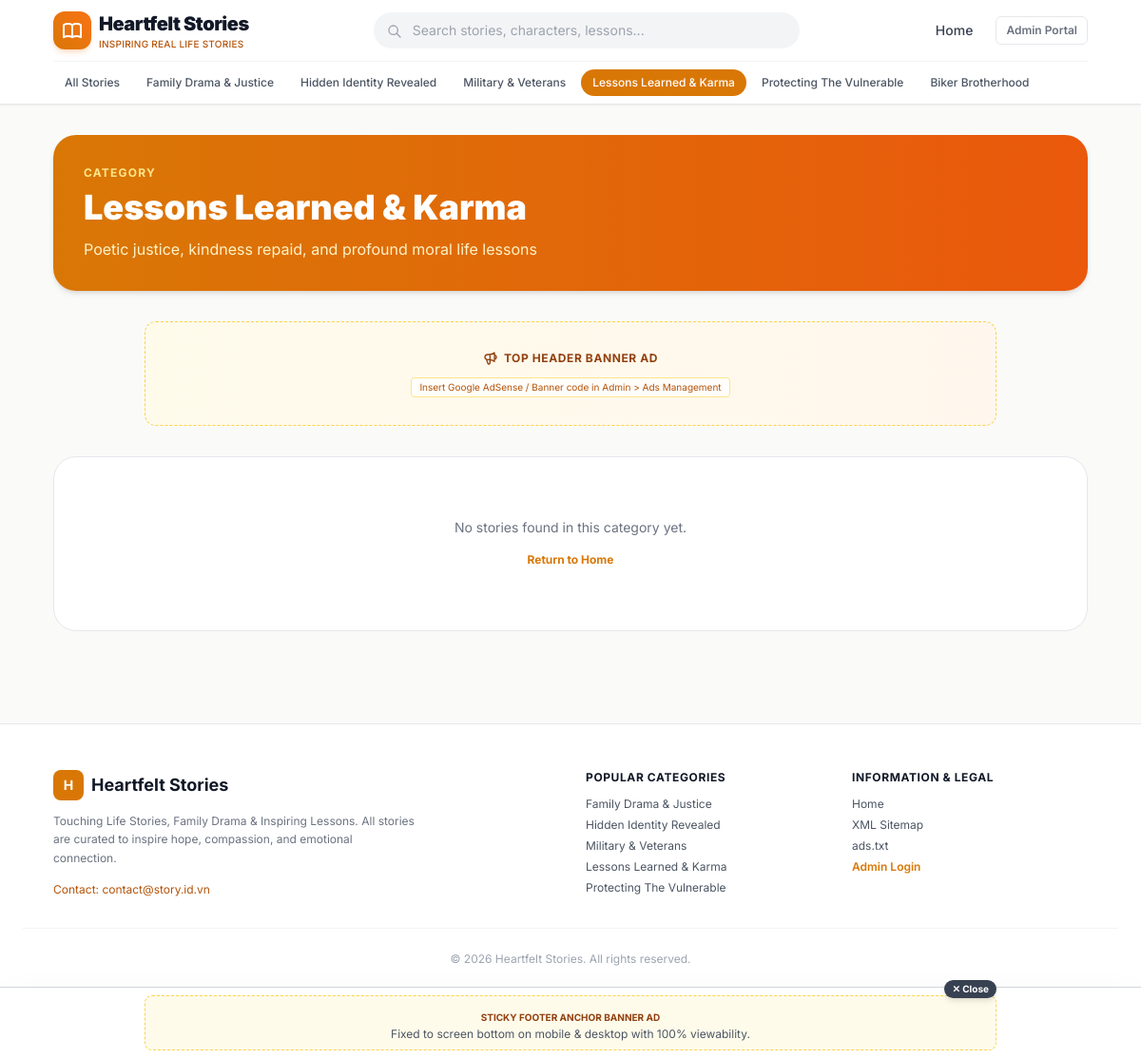
The page /category/lessons-learned on the database its author committed.
### tables this page shows
CREATE TABLE site_settings (
        key TEXT PRIMARY KEY,
        value TEXT
    );

CREATE TABLE categories (
        id INTEGER PRIMARY KEY AUTOINCREMENT,
        name TEXT NOT NULL,
        slug TEXT UNIQUE NOT NULL,
        description TEXT,
        icon TEXT DEFAULT 'book-open',
        sort_order INTEGER DEFAULT 0
    );

CREATE TABLE ads_config (
        id INTEGER PRIMARY KEY AUTOINCREMENT,
        slot_key TEXT UNIQUE NOT NULL,
        name TEXT NOT NULL,
        description TEXT,
        is_enabled INTEGER DEFAULT 1,
        ad_code TEXT DEFAULT '',
        extra_settings TEXT DEFAULT ''
    );

### app/routers/public.py (the view)
@router.get("/category/{slug}", response_class=HTMLResponse)
async def category_view(request: Request, slug: str):
    conn = get_db()
    cursor = conn.cursor()
    cursor.execute("SELECT * FROM categories WHERE slug = ?", (slug,))
    category = cursor.fetchone()
    if not category:
        conn.close()
        raise HTTPException(status_code=404, detail="Không tìm thấy chuyên mục")
    cursor.execute("""
    SELECT s.*, c.name as category_name, c.slug as category_slug,
           (SELECT COUNT(*) FROM story_parts WHERE story_id = s.id) as part_count
    FROM stories s
    LEFT JOIN categories c ON s.category_id = c.id
    WHERE s.category_id = ?
    ORDER BY s.id DESC
    """, (category["id"],))
    stories = [dict(r) for r in cursor.fetchall()]
    conn.close()
    settings = get_site_settings()
    ads = get_ads_config()
    categories = get_categories()
    return templates.TemplateResponse(request=request, name="category.html", context={
        "request": request,
        "settings": settings,
        "ads": ads,
        "categories": categories,
        "category": dict(category),
        "stories": stories,
        "active_category": slug,
        "page_title": f"{category['name']} - {settings.get('site_name', 'Truyện Hay 24h')}"
    })

### app/templates/category.html
{% extends "base.html" %}
{% block content %}
<div class="max-w-6xl mx-auto px-4 sm:px-6 lg:px-8 py-8">
    <div class="mb-8 p-8 rounded-3xl bg-gradient-to-r from-amber-600 to-orange-600 text-white shadow-md">
        <span class="text-xs uppercase tracking-widest text-amber-200 font-bold block mb-2">Category</span>
        <h1 class="text-3xl sm:text-4xl font-black mb-3">{{ category.name }}</h1>
        <p class="text-sm sm:text-base text-amber-100 max-w-2xl">{{ category.description }}</p>
    </div>
    {{ ads_helper.render_ad(ads.get('header_ad'), "max-w-4xl mb-8", settings) }}
    {% if stories %}
    <div class="grid grid-cols-1 sm:grid-cols-2 lg:grid-cols-3 gap-6">
        {% for story in stories %}
        <article class="bg-white dark:bg-gray-900 rounded-2xl overflow-hidden border border-gray-200 dark:border-gray-800 flex flex-col hover:shadow-lg transition-all group">
            <a href="/story/{{ story.slug }}/part-1" class="relative block h-48 overflow-hidden bg-gray-100 dark:bg-gray-800">
                <img src="{{ story.cover_image or 'https://images.unsplash.com/photo-1544717305-2782549b5136?auto=format&fit=crop&w=600&q=80' }}"
                     alt="{{ story.title }}"
                     class="w-full h-full object-cover group-hover:scale-105 transition-transform duration-500">
                <span class="absolute bottom-3 right-3 bg-amber-600 text-white text-[11px] font-bold px-2 py-0.5 rounded shadow">
                    {{ story.part_count }} Parts
                </span>
            </a>
            <div class="p-5 flex-1 flex flex-col justify-between">
                <div>
                    <h3 class="font-bold text-base text-gray-900 dark:text-white group-hover:text-amber-600 transition line-clamp-2 mb-2 leading-snug">
                        <a href="/story/{{ story.slug }}/part-1">{{ story.title }}</a>
                    </h3>
                    <p class="text-xs text-gray-500 dark:text-gray-400 line-clamp-3 leading-relaxed mb-4">
                        {{ story.excerpt }}
                    </p>
                </div>
                <div class="flex items-center justify-between pt-3 border-t border-gray-100 dark:border-gray-800 text-[11px] text-gray-400">
                    <span>⏱️ {{ story.reading_time or 4 }} min read</span>
                    <span class="text-amber-600 font-semibold group-hover:translate-x-1 transition-transform inline-flex items-center">
                        Read now ➔
                    </span>
                </div>
            </div>
        </article>
        {% endfor %}
    </div>
    {% else %}
    <div class="text-center py-16 bg-white dark:bg-gray-900 rounded-3xl border border-gray-200 dark:border-gray-800">
        <p class="text-gray-500 text-sm">No stories found in this category yet.</p>
        <a href="/" class="mt-4 inline-block text-xs text-amber-600 font-bold hover:underline">Return to Home</a>
    </div>
    {% endif %}
</div>
{% endblock %}

### app/templates/base.html (shortened to what this page needs)
{% import "partials/ad_slot.html" as ads_helper %}
<!DOCTYPE html>
<html lang="en" class="scroll-smooth">
<head>
    <script src="https://cdn.tailwindcss.com"></script>
</head>
<body class="bg-stone-50 text-gray-900 antialiased min-h-screen flex flex-col font-sans transition-colors duration-200">
    <header class="sticky top-0 z-40 bg-white/95 dark:bg-gray-900/95 backdrop-blur-md border-b border-gray-200 dark:border-gray-800 shadow-sm">
        <div class="max-w-6xl mx-auto px-4 sm:px-6 lg:px-8">
            <div class="flex items-center justify-between h-16">
                <div class="flex items-center space-x-3">
                    <a href="/" class="flex items-center space-x-2 group">
                        <div class="w-10 h-10 rounded-xl bg-gradient-to-tr from-amber-600 to-orange-500 flex items-center justify-center text-white shadow-md shadow-orange-500/20 group-hover:scale-105 transition-transform">
                        </div>
                        <div>
                            <span class="text-xl font-black tracking-tight text-gray-900 dark:text-white">{{ settings.get('site_name', 'Heartfelt Stories') }}</span>
                            <span class="hidden sm:block text-[10px] text-amber-700 dark:text-amber-400 font-medium tracking-wide uppercase">Inspiring Real Life Stories</span>
                        </div>
                    </a>
                </div>
                <div class="hidden md:flex flex-1 max-w-md mx-8">
                    <form action="/search" method="get" class="w-full relative">
                        <input type="text" name="q" placeholder="Search stories, characters, lessons..." value="{{ query or '' }}"
                               class="w-full bg-gray-100 dark:bg-gray-800 text-gray-900 dark:text-gray-100 rounded-full pl-10 pr-4 py-2 text-sm border border-transparent focus:border-amber-500 focus:bg-white dark:focus:bg-gray-900 focus:outline-none transition">
                        <svg class="w-4 h-4 text-gray-400 absolute left-3.5 top-3" fill="none" stroke="currentColor" viewBox="0 0 24 24"><path stroke-linecap="round" stroke-linejoin="round" stroke-width="2" d="M21 21l-6-6m2-5a7 7 0 11-14 0 7 7 0 0114 0z"></path></svg>
                    </form>
                </div>
                <div class="flex items-center space-x-3">
                    <a href="/" class="text-sm font-medium text-gray-700 dark:text-gray-300 hover:text-amber-600 dark:hover:text-amber-400 px-3 py-1.5 rounded-lg transition">Home</a>
                    <a href="/admin/login" class="hidden sm:inline-flex items-center text-xs font-semibold text-gray-500 hover:text-gray-800 dark:text-gray-400 dark:hover:text-white px-2.5 py-1.5 rounded-md border border-gray-200 dark:border-gray-700 transition">
                        Admin Portal
                    </a>
                </div>
            </div>
            {% if categories %}
            <nav class="flex items-center space-x-1 overflow-x-auto py-2 border-t border-gray-100 dark:border-gray-800 scrollbar-none text-xs whitespace-nowrap">
                <a href="/" class="px-3 py-1.5 rounded-full font-medium transition {{ 'bg-amber-600 text-white' if not active_category else 'text-gray-600 dark:text-gray-300 hover:bg-gray-100 dark:hover:bg-gray-800' }}">
                    All Stories
                </a>
                {% for cat in categories %}
                <a href="/category/{{ cat.slug }}" class="px-3 py-1.5 rounded-full font-medium transition {{ 'bg-amber-600 text-white' if active_category == cat.slug else 'text-gray-600 dark:text-gray-300 hover:bg-gray-100 dark:hover:bg-gray-800' }}">
                    {{ cat.name }}
                </a>
                {% endfor %}
            </nav>
            {% endif %}
        </div>
    </header>
    <main class="flex-grow">
        {% block content %}{% endblock %}
    </main>
    {% if ads.get('sticky_footer_ad') and ads.sticky_footer_ad.is_enabled %}
    <div id="sticky-bottom-ad" class="fixed bottom-0 left-0 right-0 z-40 bg-white/95 dark:bg-gray-900/95 border-t border-gray-300 dark:border-gray-700 shadow-2xl backdrop-blur-md py-2 px-4 transition-all">
        <div class="max-w-4xl mx-auto relative flex flex-col items-center justify-center">
            <button onclick="closeStickyAd()" title="Close Ad" class="absolute -top-4 right-0 bg-gray-700 hover:bg-gray-900 text-white text-[10px] font-bold px-2 py-0.5 rounded-full shadow-md flex items-center space-x-1 cursor-pointer">
                <span>✕ Close</span>
            </button>
            {% if ads.sticky_footer_ad.ad_code and ads.sticky_footer_ad.ad_code.strip() %}
                <div class="w-full flex justify-center overflow-hidden">
                    {{ ads.sticky_footer_ad.ad_code | safe }}
                </div>
            {% elif settings.get('show_ad_placeholders', '1') == '1' %}
                <div class="w-full py-2 px-3 bg-amber-50 dark:bg-gray-800 rounded-lg text-center border border-dashed border-amber-300 dark:border-amber-700">
                    <span class="text-[10px] font-bold text-amber-800 dark:text-amber-400 uppercase">Sticky Footer Anchor Banner Ad</span>
                    <span class="text-xs text-gray-600 dark:text-gray-300 block">Fixed to screen bottom on mobile & desktop with 100% viewability.</span>
                </div>
            {% endif %}
        </div>
    </div>
    {% endif %}
    <footer class="bg-white dark:bg-gray-900 border-t border-gray-200 dark:border-gray-800 mt-16 pt-12 pb-24 text-gray-600 dark:text-gray-400 text-sm">
        <div class="max-w-6xl mx-auto px-4 sm:px-6 lg:px-8 grid grid-cols-1 md:grid-cols-4 gap-8 mb-8">
            <div class="md:col-span-2">
                <div class="flex items-center space-x-2 mb-3">
                    <div class="w-8 h-8 rounded-lg bg-amber-600 flex items-center justify-center text-white font-bold">H</div>
                    <span class="text-lg font-bold text-gray-900 dark:text-white">{{ settings.get('site_name', 'Heartfelt Stories') }}</span>
                </div>
                <p class="text-xs text-gray-500 dark:text-gray-400 leading-relaxed max-w-sm mb-4">
                    {{ settings.get('tagline', 'Touching Life Stories, Family Drama & Inspiring Lessons') }}. All stories are curated to inspire hope, compassion, and emotional connection.
                </p>
                <div class="flex items-center space-x-2 text-xs text-amber-700 dark:text-amber-400">
                    <span>Contact: {{ settings.get('contact_email', 'contact@story.id.vn') }}</span>
                </div>
            </div>
            <div>
                <h4 class="text-xs font-bold uppercase tracking-wider text-gray-900 dark:text-white mb-3">Popular Categories</h4>
                <ul class="space-y-1.5 text-xs">
                    {% for cat in categories[:5] %}
                    <li><a href="/category/{{ cat.slug }}" class="hover:text-amber-600 transition">{{ cat.name }}</a></li>
                    {% endfor %}
                </ul>
            </div>
            <div>
                <h4 class="text-xs font-bold uppercase tracking-wider text-gray-900 dark:text-white mb-3">Information & Legal</h4>
                <ul class="space-y-1.5 text-xs">
                    <li><a href="/" class="hover:text-amber-600 transition">Home</a></li>
                    <li><a href="/sitemap.xml" class="hover:text-amber-600 transition">XML Sitemap</a></li>
                    <li><a href="/ads.txt" class="hover:text-amber-600 transition">ads.txt</a></li>
                    <li><a href="/admin/dashboard" class="text-amber-600 font-semibold hover:underline">Admin Login</a></li>
                </ul>
            </div>
        </div>
        <div class="max-w-6xl mx-auto px-4 sm:px-6 lg:px-8 border-t border-gray-100 dark:border-gray-800 pt-6 text-center text-xs text-gray-400">
            © 2026 {{ settings.get('site_name', 'Heartfelt Stories') }}. All rights reserved.
        </div>
    </footer>
</body>
</html>

### app/templates/partials/ad_slot.html (shortened to what this page needs)
{% macro render_ad(slot_data, extra_classes="", settings={}) %}
    {% if slot_data and slot_data.is_enabled %}
        {% if slot_data.ad_code and slot_data.ad_code.strip() %}
            <div class="ad-slot my-6 mx-auto text-center flex flex-col items-center justify-center overflow-hidden {{ extra_classes }}">
                <span class="text-[9px] uppercase tracking-wider text-gray-400 dark:text-gray-500 mb-1 font-mono">Advertisement</span>
                <div class="w-full flex justify-center">{{ slot_data.ad_code | safe }}</div>
            </div>
        {% elif settings.get('show_ad_placeholders', '1') == '1' %}
            <div class="ad-placeholder my-6 mx-auto p-4 bg-gradient-to-r from-amber-50 to-orange-50 dark:from-gray-800 dark:to-gray-800/80 rounded-xl border border-dashed border-amber-300 dark:border-amber-700/60 text-center flex flex-col items-center justify-center min-h-[110px] {{ extra_classes }}">
                <div class="flex items-center space-x-1.5 text-amber-800 dark:text-amber-400 mb-1">
                    <span class="text-xs font-bold uppercase tracking-wider">{{ slot_data.name }}</span>
                </div>
                <span class="mt-2 text-[10px] text-amber-700 dark:text-amber-300 bg-white/80 dark:bg-gray-700 px-2 py-0.5 rounded border border-amber-200 dark:border-gray-600">
                    Insert Google AdSense / Banner code in Admin &gt; Ads Management
                </span>
            </div>
        {% endif %}
    {% endif %}
{% endmacro %}

### rows shown on the page
site_settings: get "Heartfelt Stories"
categories: name "Family Drama & Justice"
categories: name "Hidden Identity Revealed"
categories: name "Military & Veterans"
categories: name "Lessons Learned & Karma", description "Poetic justice, kindness repaid, and profound moral life lessons"
categories: name "Protecting The Vulnerable"
categories: name "Biker Brotherhood"
ads_config: name "TOP HEADER BANNER AD"
site_settings: get "Touching Life Stories, Family Drama & Inspiring Lessons"
site_settings: get "contact@story.id.vn"
